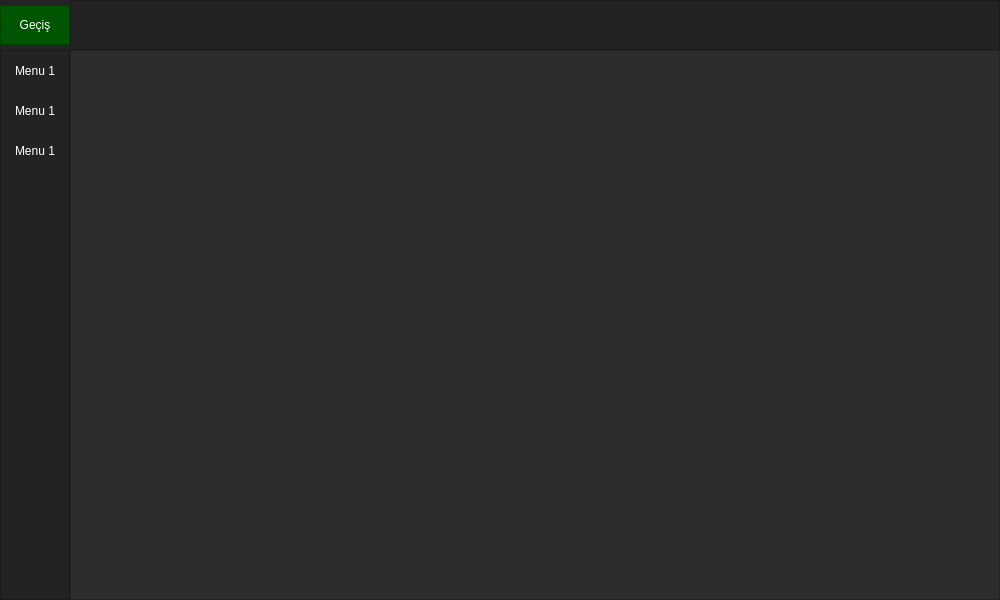
<?xml version="1.0" encoding="UTF-8"?>
<ui version="4.0">
 <class>MainWindow</class>
 <widget class="QMainWindow" name="MainWindow">
  <property name="geometry">
   <rect>
    <x>0</x>
    <y>0</y>
    <width>1000</width>
    <height>600</height>
   </rect>
  </property>
  <property name="minimumSize">
   <size>
    <width>1000</width>
    <height>500</height>
   </size>
  </property>
  <property name="windowTitle">
   <string>MainWindow</string>
  </property>
  <property name="styleSheet">
   <string notr="true">background-color: rgb(45, 45, 45);</string>
  </property>
  <widget class="QWidget" name="centralwidget">
   <layout class="QVBoxLayout" name="verticalLayout">
    <property name="spacing">
     <number>0</number>
    </property>
    <property name="leftMargin">
     <number>0</number>
    </property>
    <property name="topMargin">
     <number>0</number>
    </property>
    <property name="rightMargin">
     <number>0</number>
    </property>
    <property name="bottomMargin">
     <number>0</number>
    </property>
    <item>
     <widget class="QFrame" name="top_bar">
      <property name="maximumSize">
       <size>
        <width>16777215</width>
        <height>50</height>
       </size>
      </property>
      <property name="styleSheet">
       <string notr="true">background-color: rgb(35, 35, 35);</string>
      </property>
      <property name="frameShape">
       <enum>QFrame::NoFrame</enum>
      </property>
      <property name="frameShadow">
       <enum>QFrame::Raised</enum>
      </property>
      <layout class="QHBoxLayout" name="horizontalLayout">
       <property name="spacing">
        <number>0</number>
       </property>
       <property name="leftMargin">
        <number>0</number>
       </property>
       <property name="topMargin">
        <number>0</number>
       </property>
       <property name="rightMargin">
        <number>0</number>
       </property>
       <property name="bottomMargin">
        <number>0</number>
       </property>
       <item>
        <widget class="QFrame" name="frame_toggle">
         <property name="maximumSize">
          <size>
           <width>70</width>
           <height>40</height>
          </size>
         </property>
         <property name="styleSheet">
          <string notr="true">background-color: rgb(0, 85, 0);</string>
         </property>
         <property name="frameShape">
          <enum>QFrame::StyledPanel</enum>
         </property>
         <property name="frameShadow">
          <enum>QFrame::Raised</enum>
         </property>
         <layout class="QVBoxLayout" name="verticalLayout_2">
          <property name="spacing">
           <number>0</number>
          </property>
          <property name="leftMargin">
           <number>0</number>
          </property>
          <property name="topMargin">
           <number>0</number>
          </property>
          <property name="rightMargin">
           <number>0</number>
          </property>
          <property name="bottomMargin">
           <number>0</number>
          </property>
          <item>
           <widget class="QPushButton" name="Btn_toggle">
            <property name="sizePolicy">
             <sizepolicy hsizetype="Expanding" vsizetype="Expanding">
              <horstretch>0</horstretch>
              <verstretch>0</verstretch>
             </sizepolicy>
            </property>
            <property name="styleSheet">
             <string notr="true">color: rgb(255, 255, 255);
border: 0px;</string>
            </property>
            <property name="text">
             <string>Geçiş</string>
            </property>
           </widget>
          </item>
         </layout>
        </widget>
       </item>
       <item>
        <widget class="QFrame" name="frame_top">
         <property name="frameShape">
          <enum>QFrame::StyledPanel</enum>
         </property>
         <property name="frameShadow">
          <enum>QFrame::Raised</enum>
         </property>
        </widget>
       </item>
      </layout>
     </widget>
    </item>
    <item>
     <widget class="QFrame" name="content">
      <property name="frameShape">
       <enum>QFrame::NoFrame</enum>
      </property>
      <property name="frameShadow">
       <enum>QFrame::Raised</enum>
      </property>
      <layout class="QHBoxLayout" name="horizontalLayout_2">
       <property name="spacing">
        <number>0</number>
       </property>
       <property name="leftMargin">
        <number>0</number>
       </property>
       <property name="topMargin">
        <number>0</number>
       </property>
       <property name="rightMargin">
        <number>0</number>
       </property>
       <property name="bottomMargin">
        <number>0</number>
       </property>
       <item>
        <widget class="QFrame" name="frame_left_menu">
         <property name="minimumSize">
          <size>
           <width>70</width>
           <height>0</height>
          </size>
         </property>
         <property name="maximumSize">
          <size>
           <width>70</width>
           <height>16777215</height>
          </size>
         </property>
         <property name="styleSheet">
          <string notr="true">background-color: rgb(35, 35, 35);</string>
         </property>
         <property name="frameShape">
          <enum>QFrame::StyledPanel</enum>
         </property>
         <property name="frameShadow">
          <enum>QFrame::Raised</enum>
         </property>
         <layout class="QVBoxLayout" name="verticalLayout_3">
          <property name="spacing">
           <number>6</number>
          </property>
          <property name="leftMargin">
           <number>0</number>
          </property>
          <property name="topMargin">
           <number>0</number>
          </property>
          <property name="rightMargin">
           <number>0</number>
          </property>
          <property name="bottomMargin">
           <number>0</number>
          </property>
          <item alignment="Qt::AlignTop">
           <widget class="QFrame" name="frame_top_menus">
            <property name="frameShape">
             <enum>QFrame::NoFrame</enum>
            </property>
            <property name="frameShadow">
             <enum>QFrame::Raised</enum>
            </property>
            <layout class="QVBoxLayout" name="verticalLayout_4">
             <property name="spacing">
              <number>0</number>
             </property>
             <property name="leftMargin">
              <number>0</number>
             </property>
             <property name="topMargin">
              <number>0</number>
             </property>
             <property name="rightMargin">
              <number>0</number>
             </property>
             <property name="bottomMargin">
              <number>0</number>
             </property>
             <item>
              <widget class="QPushButton" name="Btn_Menu_3">
               <property name="minimumSize">
                <size>
                 <width>0</width>
                 <height>40</height>
                </size>
               </property>
               <property name="styleSheet">
                <string notr="true">QPushButton {
	color: rgb(255, 255, 255);
	background-color: rgb(35, 35, 35);
	border: 0px sold;
}
QPushButton:hover{
	background-color: rgb(0, 85, 0);
}</string>
               </property>
               <property name="text">
                <string>Menu 1</string>
               </property>
              </widget>
             </item>
             <item>
              <widget class="QPushButton" name="Btn_Menu_2">
               <property name="minimumSize">
                <size>
                 <width>0</width>
                 <height>40</height>
                </size>
               </property>
               <property name="styleSheet">
                <string notr="true">QPushButton {
	color: rgb(255, 255, 255);
	background-color: rgb(35, 35, 35);
	border: 0px sold;
}
QPushButton:hover{
	background-color: rgb(0, 85, 0);
}</string>
               </property>
               <property name="text">
                <string>Menu 1</string>
               </property>
              </widget>
             </item>
             <item>
              <widget class="QPushButton" name="Btn_Menu_1">
               <property name="minimumSize">
                <size>
                 <width>0</width>
                 <height>40</height>
                </size>
               </property>
               <property name="styleSheet">
                <string notr="true">QPushButton {
	color: rgb(255, 255, 255);
	background-color: rgb(35, 35, 35);
	border: 0px sold;
}
QPushButton:hover{
	background-color: rgb(0, 85, 0);
}</string>
               </property>
               <property name="text">
                <string>Menu 1</string>
               </property>
              </widget>
             </item>
            </layout>
           </widget>
          </item>
         </layout>
        </widget>
       </item>
       <item>
        <widget class="QFrame" name="frame_pages">
         <property name="frameShape">
          <enum>QFrame::StyledPanel</enum>
         </property>
         <property name="frameShadow">
          <enum>QFrame::Raised</enum>
         </property>
         <layout class="QVBoxLayout" name="verticalLayout_5">
          <item>
           <widget class="QStackedWidget" name="Pages_Widget">
            <widget class="QWidget" name="page"/>
            <widget class="QWidget" name="page_2"/>
           </widget>
          </item>
         </layout>
        </widget>
       </item>
      </layout>
     </widget>
    </item>
   </layout>
  </widget>
 </widget>
 <resources/>
 <connections/>
</ui>
